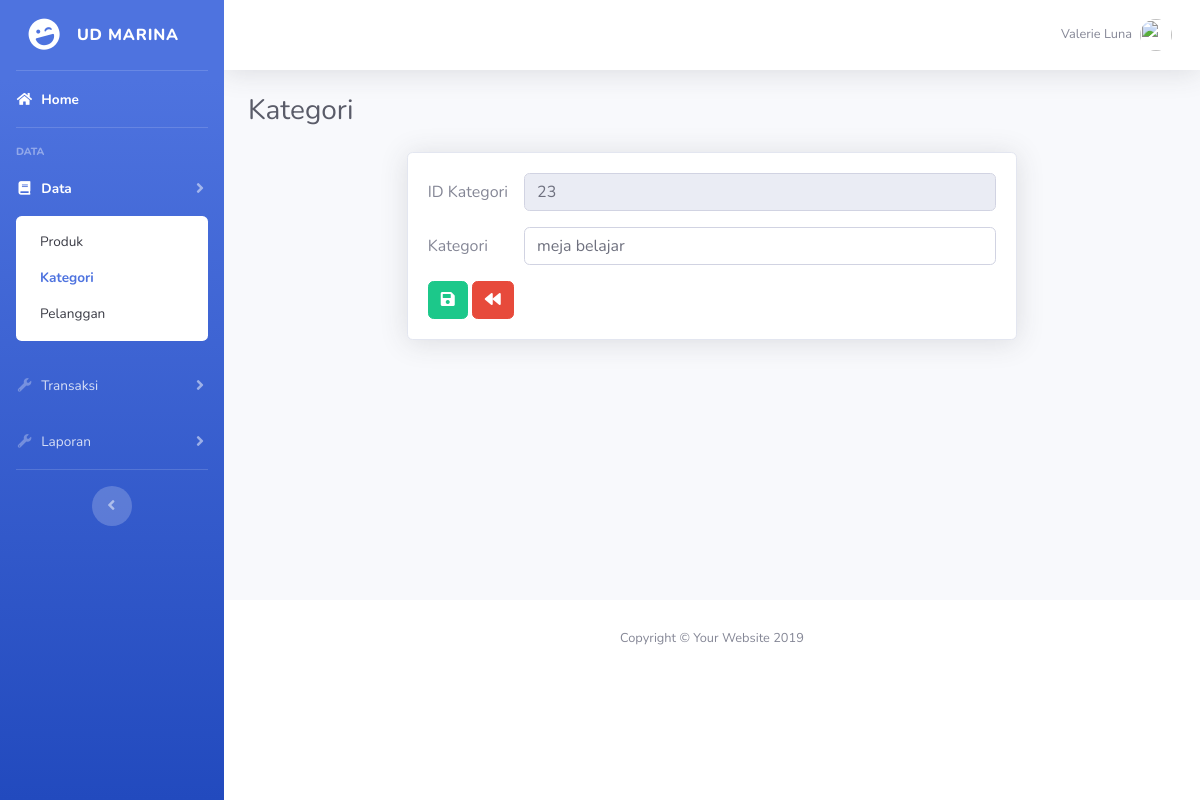
The page /admin/index.php?page=kategori&act=edit&kat=23 on the database as committed earlier.
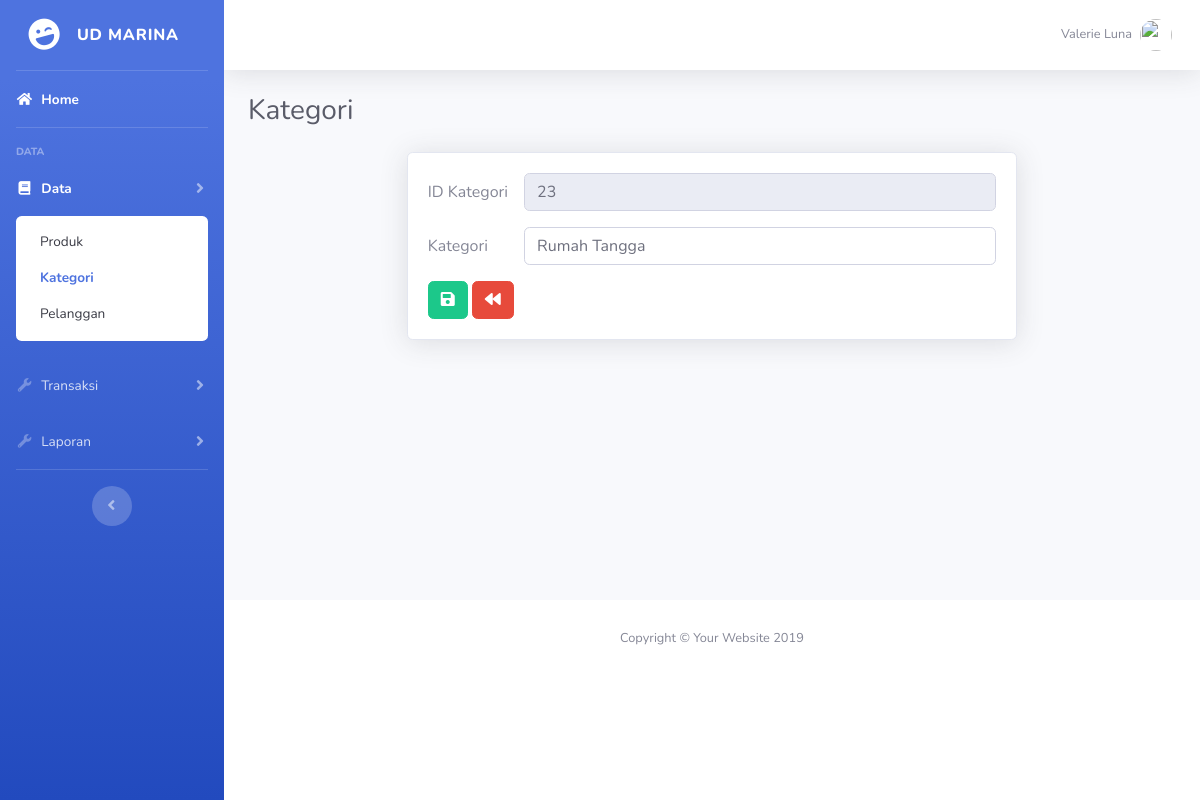
The same page on the database as committed later.
### tables this page shows
CREATE TABLE IF NOT EXISTS `tbkategori` (
  `id` int(10) NOT NULL,
  `kategori` varchar(200) NOT NULL
);

### admin/page/kategori/add_kategori.php (the view, shortened to what this page needs)
<?php
$act = $_GET['act'];
if($act=='edit'){
	$id = $_GET['kat'];
	$sql = mysql_query("SELECT * FROM tbkategori WHERE id='$id'");
	$dt = mysql_fetch_array($sql);
	$aksi = 'edit';
} else {
	$aksi = 'add';
}
?>
<div class="col-md-8 offset-md-2">
	<div class="card shadow">
		<div class="card-body">
			<form method="POST" action="?page=kategori&act=proses&aksi=<?= $aksi;?>">
				<?php if($act=='edit'){?>
				<div class="form-group form-row">
					<label class="col-md-2 my-auto">ID Kategori</label>
					<div class="col-md-10">
						<input type="text" name="idkat" class="form-control" value="<?= @$dt['id'];?>" <?= $aksi=='edit' ? 'disabled' : '';?>>
					</div>
				</div>
				<?php } ?>
				<div class="form-group form-row">
					<label class="col-md-2 my-auto">Kategori</label>
					<div class="col-md-10">
						<input type="text" name="kat" class="form-control" value="<?= @$dt['kategori'];?>">
					</div>
				</div>
				<button type="submit" name="simpan" class="btn btn-success"><i class="fa fa-save"></i></button>
				<a href="?page=kategori" class="btn btn-danger"><i class="fa fa-backward"></i></a>
			</form>
		</div>
	</div>
</div>

Rows that differ between the two databases and show on the page:
changed tbkategori id 23: kat "meja belajar" → "Rumah Tangga"
